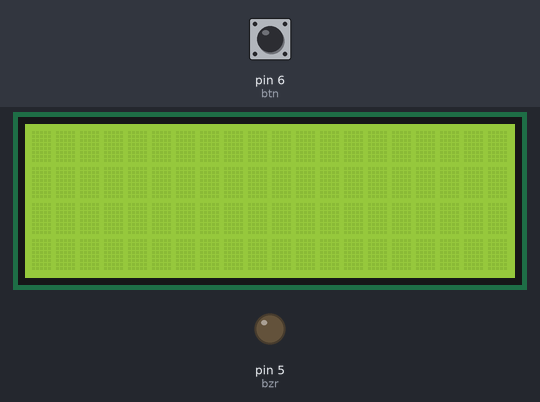
Bench run of a sketch on a simulated Arduino Uno, built with avr-gcc and run on an emulated ATmega328P. On the bench: 20×4 character LCD, output pins drawn as LEDs (lit = HIGH). The inputs (shaded band) are chosen by the test bench; at power-on: pin 6 (btn) HIGH.

Above: at 1.2 s.
1.3 s: pin 6 (btn) pulled LOW for 0.15 s
At 2.4 s:
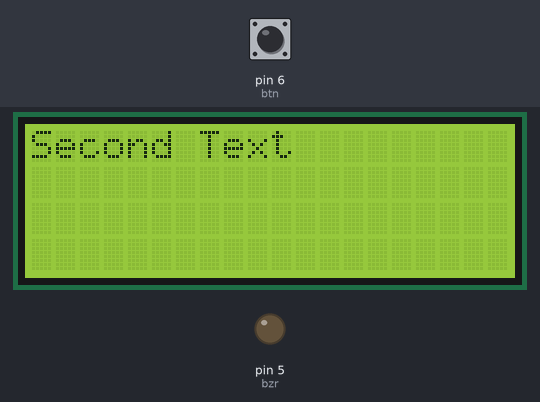
2.9 s: pin 6 (btn) pulled LOW for 1 s
At 3.6 s:
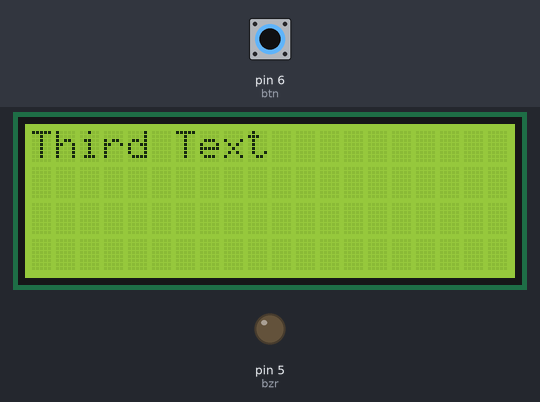
5.4 s: pin 6 (btn) pulled LOW for 0.15 s
At 6.6 s:
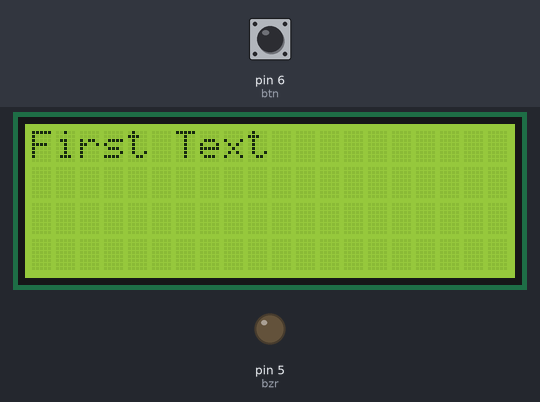
7.0 s: pin 6 (btn) pulled LOW for 3.2 s
At 7.9 s:
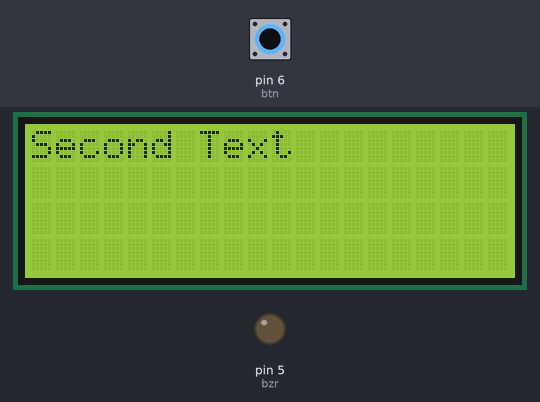
Timing chart, 0 to 10.0 s (numbered marks = the images above; inputs shaded):
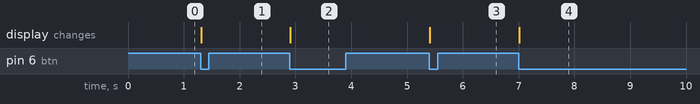

Measured:
- after the input at 1.3 s, the display: changes at once (image 1)
- after the input at 2.9 s, the display: changes at once (image 2)
- after the input at 5.4 s, the display: changes at once (image 3)
- after the input at 7.0 s, the display: changes at once (image 4)

The sketch:

lcd_btn_buzzer.ino
```cpp
#include <Wire.h>
#include <LiquidCrystal_I2C.h>

LiquidCrystal_I2C lcd(0x27,20,4);

const int btn = 6;
const int bzr = 5;

int lastBtnState = 1;
int btnState = 1;

int textNum = 1;

void setup() {
  Serial.begin(9600);

  pinMode(btn, INPUT_PULLUP);
  pinMode(bzr, OUTPUT);

  lcd.init();
  lcd.backlight();
  lcd.setCursor(0,0);
}

void loop() {
  btnState = digitalRead(btn);
  if (btnState == LOW && lastBtnState == HIGH) {
    //tone(bzr, 4000, 100);
    if (textNum < 3) {
      textNum++;
    }
    else {
      textNum = 1;
    }

    lcd.clear();

    const char* displayTxt;
    switch (textNum) {
      case 1:
        displayTxt = "First Text";
        break;
      case 2:
        displayTxt = "Second Text";
        break;
      case 3:
        displayTxt = "Third Text";
        break;
      default:
        displayTxt = "Error!";
    }
    lcd.print(displayTxt);
    delay(200);
  }

  lastBtnState = btnState;
}
```
